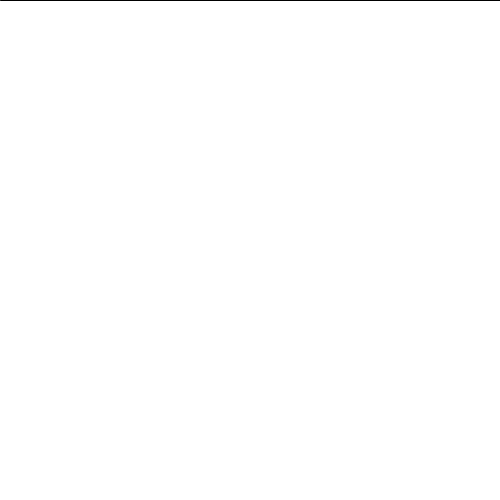
Frame 1 (no input)
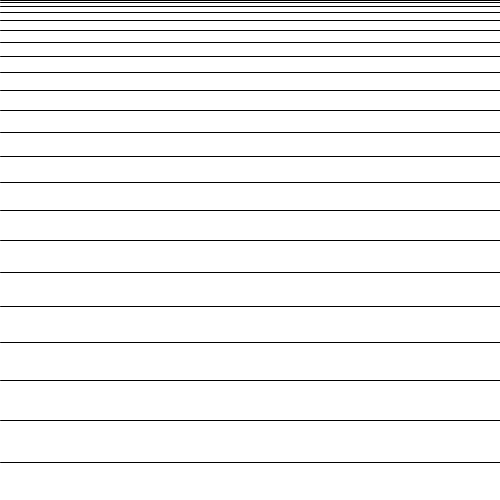
Frame 60 (the mouse pressed at the canvas centre just before this capture)
Frame 120 (the mouse held since frame 60 and released just before this capture): identical to frame 60, image omitted

The Processing sketch that drew these frames (run headless with seeded random() and noise(); from frame 60 on, the mouse is pressed at the canvas centre):

// Processing sketch: Aufgabe_2_b
// ── Aufgabe_2_b.pde
int x=0;
int y=0;
int abstand;
int a=500;


void setup(){
  size(500, 500);
  background(255,255,255);
}
void draw(){
   abstand=abstand+2;
    line(x, y, a, y);
    y=y+abstand;
  
}
